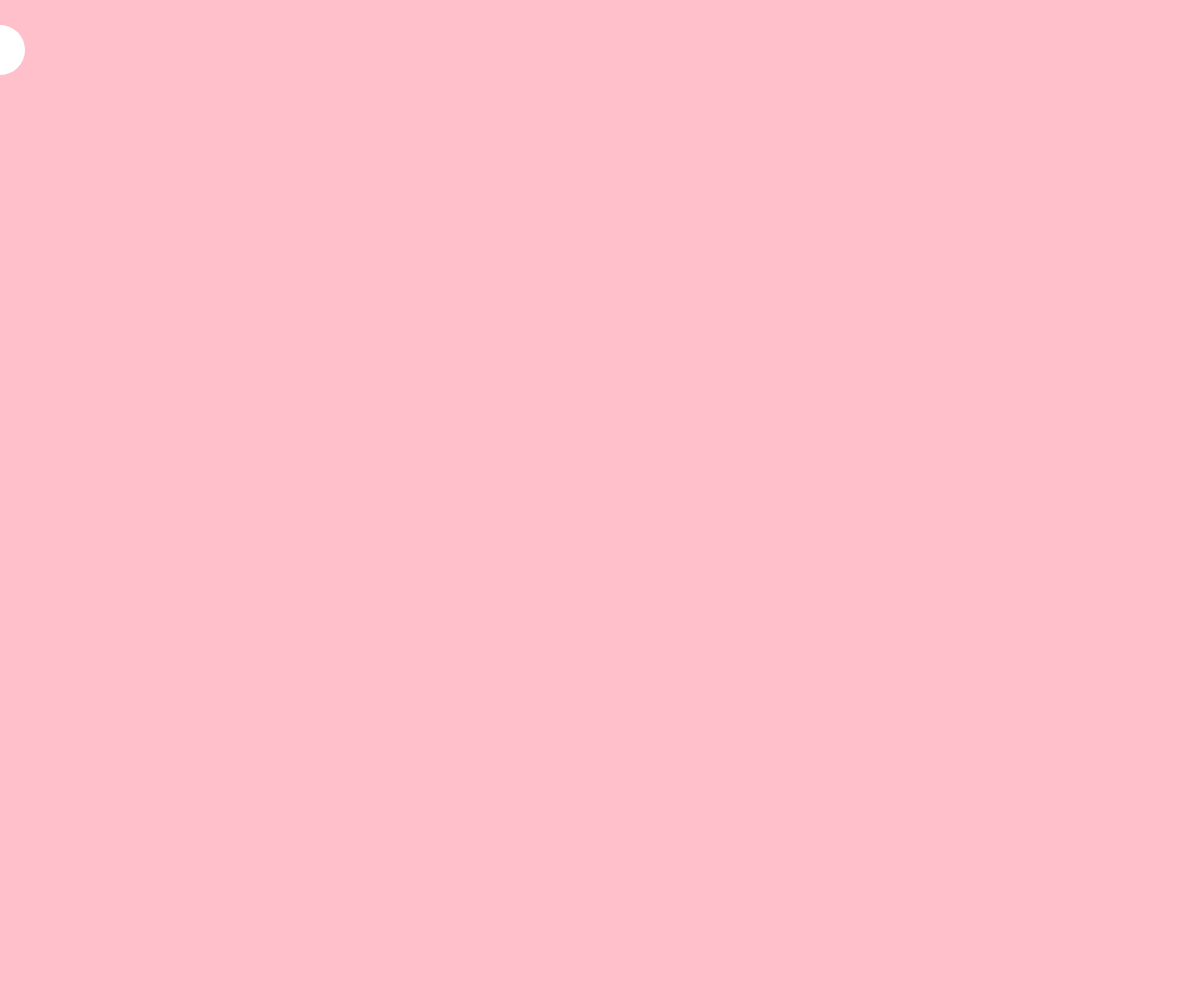
Frame 1 (no input)
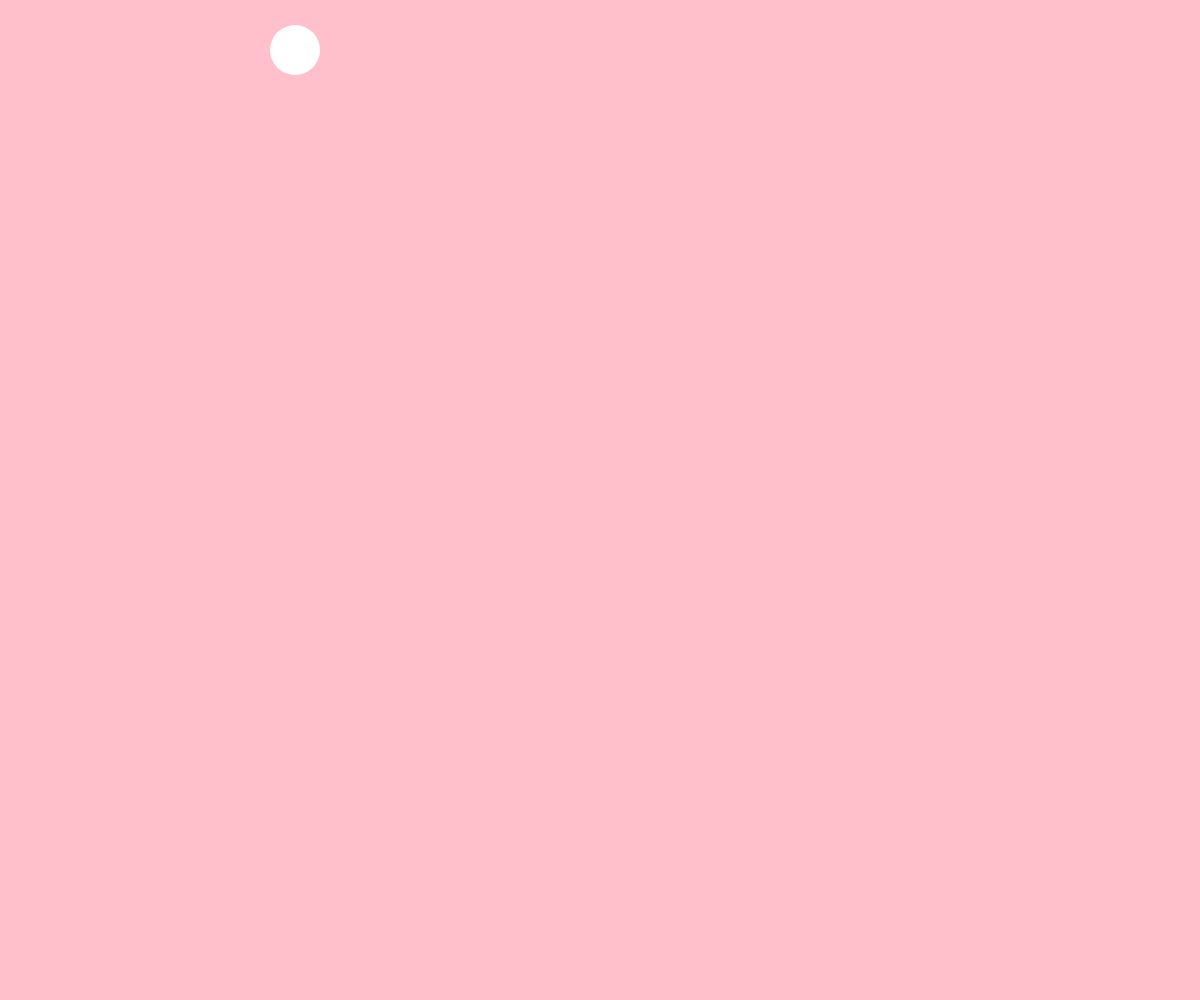
Frame 60 (no input)
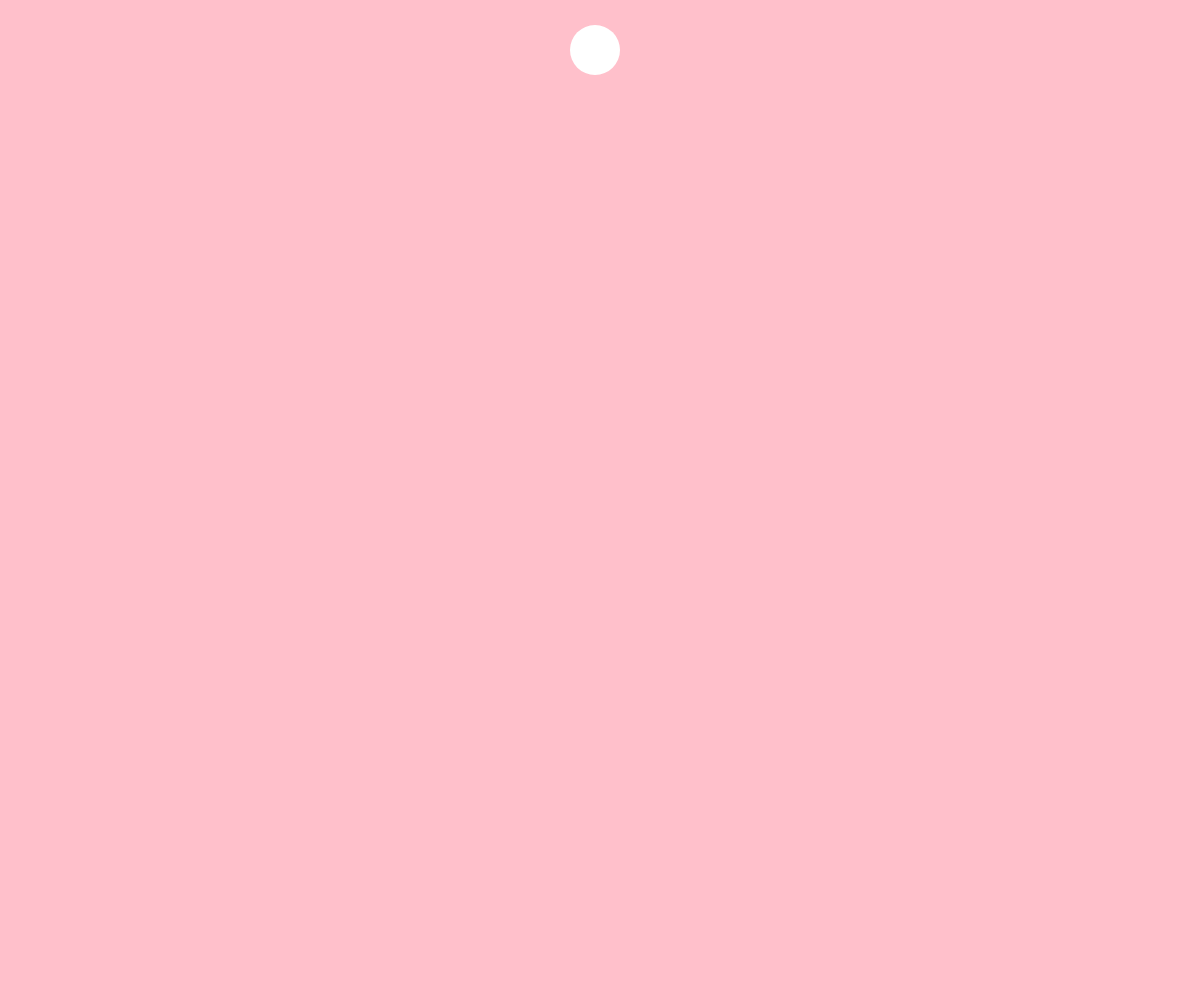
Frame 120 (the mouse pressed at the canvas centre since frame 60)

The p5.js sketch that drew these frames (run headless with seeded random() and noise() and a simulated clock; from frame 60 on, the mouse is pressed at the canvas centre):

// p5.js sketch
// ── sketch.js
function setup() {
  createCanvas(windowWidth, windowHeight);
  background('pink');
  fill(255);
  noStroke();
}

let xPos = 0;
let xVelocity = 5;

// function update() {

// }

function draw() {
  background('pink');
  ellipse(xPos, 50, 50, 50);
  xPos += xVelocity;
  // Make the ellipse animate
  if ((xPos > width) || (xPos < 0)) {
    xVelocity = -xVelocity;
  }
}
